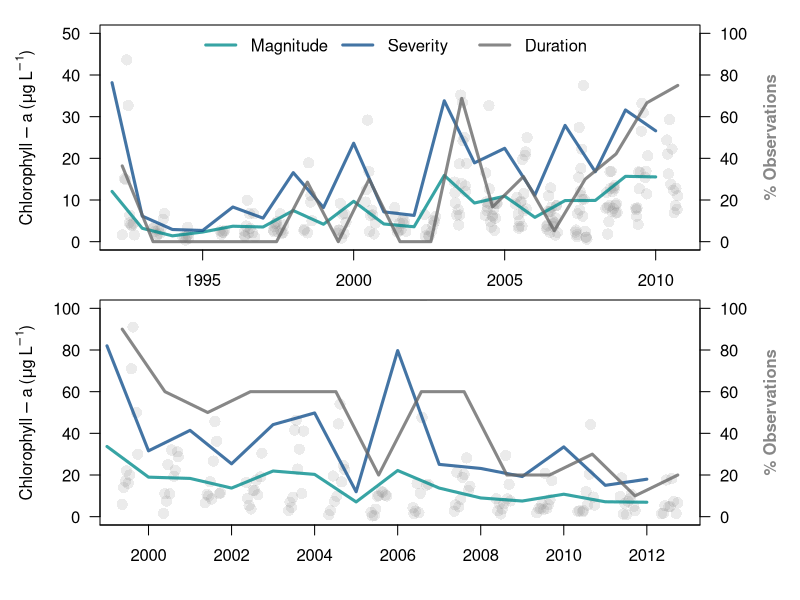

Recreate this plot in R.
# Figure 1 - Exemplar Time Series
# Wilkinson et al. FE&E
# Written by GM Wilkinson June 2020
# Most recent update: 25 Sept 2020


#Packages required for analysis - will install if not previously installed
if (!require(lubridate)) install.packages('lubridate')
if (!require(nlme)) install.packages('nlme')
if (!require(here)) install.packages("here")
library(lubridate)
library(nlme)
library(here)

#Read in the lake data
lakedata<-read.csv(here("hab_trend_data_filtered_20200203.csv"), stringsAsFactors=F)
lakedata$chla<-as.numeric(lakedata$chla)
lakedata<-lakedata[!is.na(lakedata$chla),]
lakedata$sampledate<- mdy(lakedata$sampledate)
lakedata$year<- year(lakedata$sampledate)
lakedata$DOY<- yday(lakedata$sampledate)
lakedata$YearFrac<- lakedata$year + (lakedata$DOY/365)

lakeinfo<-read.csv(here("lake_info.csv"), stringsAsFactors=F)
lakes<-unique(lakedata$lagoslakeid)

#Colors for the plot
durationcol <- rgb(102,102,102, max = 255, alpha = 200)
chlcol <- rgb(127, 127, 127, max = 255, alpha = 40)
severitycol <- rgb(16,78,139, max = 255, alpha = 200)
intensecol <- rgb(0,139,139, max = 255, alpha = 200)

# Begin Figure Construction
tiff("Fig1_ExemplarTimeSeries.tiff",units="in",res=300,width=6.5,height=5)
par(mfrow=c(2,1), omi=c(0.25,0.5,0.25,0.5), mai=c(0.5,0.5,0,0.5))

#===================================#
# TUCKER POND, RHODE ISLAND - #8272 #
#===================================#
#Plot the raw chlorophyll a time series, make it pretty
plot(lakedata[lakedata$lagoslakeid==8272, "YearFrac"], lakedata[lakedata$lagoslakeid==8272, "chla"], pch=16, cex=1.5, col=chlcol, ylim=c(0,50), xlab="", ylab="", las=2, xaxt="n")
axis(side=1, at=pretty(range(lakedata[lakedata$lagoslakeid==8272, "YearFrac"])))
mtext(side=2, line=3, expression(Chlorophyll-a~"("*mu*g~L^-1*")"))

#Intensity Time Series - mean chlorophyll-a by year
intensity.agg<-aggregate(lakedata[lakedata$lagoslakeid==8272, "chla"], by=list(lakedata[lakedata$lagoslakeid==8272, "year"]), FUN="mean", na.rm=T)
lines(intensity.agg, col=intensecol, lwd=3, type = "l")

#Severity Time Series - 95th percentile chlorophyll-a by year
severity.agg<-aggregate(lakedata[lakedata$lagoslakeid==8272, "chla"], by=list(lakedata[lakedata$lagoslakeid==8272, "year"]), FUN="quantile", probs=0.95, na.rm=T)
lines(severity.agg, col=severitycol, lwd=3)
legend("top", legend=c("Magnitude", "Severity", "Duration"), col=c(intensecol, severitycol, durationcol), lwd=3, ncol=3, bty="n")

#Duration Time Series- # of observations >11 ug/L per year
duration.agg<-aggregate(lakedata[lakedata$lagoslakeid==8272, "chla"]>11, by=list(lakedata[lakedata$lagoslakeid==8272, "year"]), FUN="sum", na.rm=T)
duration.sample<-aggregate(lakedata[lakedata$lagoslakeid==8272, "chla"]>0, by=list(lakedata[lakedata$lagoslakeid==8272, "year"]), FUN="sum", na.rm=T)

par(new = TRUE)
plot(duration.agg$Group.1, (duration.agg$x/duration.sample$x)*100, ylim=c(0,100), col=durationcol, lwd=3, type="l", axes = FALSE, bty = "n", xlab = "", ylab = "")
mtext(side=4, line=3, "% Observations", col=durationcol, font=2)
axis(side=4, at = c(0,20,40,60,80,100), labels=c("0", "20", "40", "60", "80", "100"), las=2)

#===============================#
# WIRTH LAKE, MINNESOTA - #2424 #
#===============================#
#Plot the raw chlorophyll a time series, make it pretty
plot(lakedata[lakedata$lagoslakeid==2424, "YearFrac"], lakedata[lakedata$lagoslakeid==2424, "chla"], pch=16, cex=1.5, col=chlcol, ylim=c(0,100), xlab="", ylab="", las=2, xaxt="n")
axis(side=1, at=pretty(range(lakedata[lakedata$lagoslakeid==2424, "YearFrac"])))
mtext(side=2, line=3, expression(Chlorophyll-a~"("*mu*g~L^-1*")"))

#Intensity Time Series - mean chlorophyll-a by year
intensity.agg<-aggregate(lakedata[lakedata$lagoslakeid==2424, "chla"], by=list(lakedata[lakedata$lagoslakeid==2424, "year"]), FUN="mean", na.rm=T)
lines(intensity.agg, col=intensecol, lwd=3, type = "l")

#Severity Time Series - 95th percentile chlorophyll-a by year
severity.agg<-aggregate(lakedata[lakedata$lagoslakeid==2424, "chla"], by=list(lakedata[lakedata$lagoslakeid==2424, "year"]), FUN="quantile", probs=0.95, na.rm=T)
lines(severity.agg, col=severitycol, lwd=3)

#Duration Time Series- # of observations >11 ug/L per year
duration.agg<-aggregate(lakedata[lakedata$lagoslakeid==2424, "chla"]>11, by=list(lakedata[lakedata$lagoslakeid==2424, "year"]), FUN="sum", na.rm=T)
duration.sample<-aggregate(lakedata[lakedata$lagoslakeid==2424, "chla"]>0, by=list(lakedata[lakedata$lagoslakeid==2424, "year"]), FUN="sum", na.rm=T)

par(new = TRUE)
plot(duration.agg$Group.1, (duration.agg$x/duration.sample$x)*100, ylim=c(0,100), col=durationcol, lwd=3, type="l", axes = FALSE, bty = "n", xlab = "", ylab = "")
mtext(side=4, line=3, "% Observations", col=durationcol, font=2)
axis(side=4, at = c(0,20,40,60,80,100), labels=c("0", "20", "40", "60", "80", "100"), las=2)

dev.off() #End Figure Construction